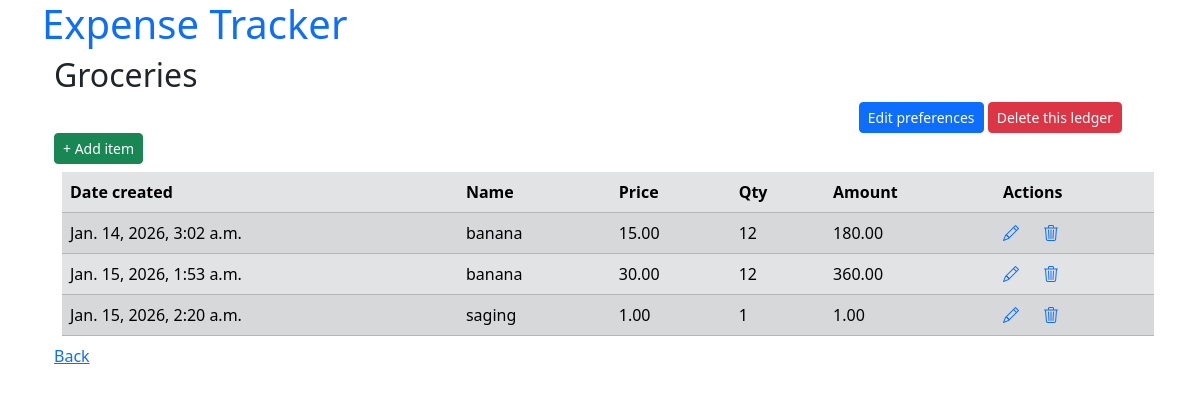
The page /expenses/ledgers/12/ on the database its author committed.
### expenses/models.py (models this page shows, shortened)
class Ledger(models.Model):
    name = models.CharField(max_length=100)
    created_at = models.DateTimeField(auto_now_add=True, null=True)

class ExpenseItem(models.Model):
    ledger = models.ForeignKey(Ledger, on_delete=models.CASCADE, related_name="items")
    name = models.CharField(max_length=100)
    qty = models.PositiveIntegerField(validators=[MinValueValidator(1)])
    price = models.DecimalField(
        max_digits=10, decimal_places=2, validators=[MinValueValidator(0)]
    )
    created_at = models.DateTimeField(auto_now_add=True)
    @property
    def amt(self):
        return self.qty * self.price

### expenses/views.py (the view)
# urls.py: path("ledgers/<int:ledger_id>/", LedgerDetailView.as_view(), name="ledger_detail"),
class LedgerDetailView(DetailView):
    model = Ledger
    context_object_name = "ledger"
    pk_url_kwarg = "ledger_id"
    def get_context_data(self, **kwargs):
        context = super().get_context_data(**kwargs)
        context["items"] = self.object.items.all()
        return context

### expenses/templates/expenses/ledger_detail.html
{% extends "expenses/base.html" %} {% block content %}
{% include "expenses/partials/ledger_title.html" %}
<div class="container gap-3 ">
    <div class="container gap-3 text-end">
        <a href="{% url 'expenses:ledger_update' ledger.id %}" class="btn btn-primary btn-sm">Edit preferences</a>
        <a href="{% url 'expenses:ledger_delete' ledger.id %}" class="btn btn-danger btn-sm">Delete this ledger</a>
    </div>
</div>
<a href="{% url 'expenses:add_item' ledger.id %}" class="btn btn-success btn-sm">+ Add item</a>
{% include "expenses/expenseitem_table.html" with expenseitem_list=ledger.items.all %}
<a href="{% url 'expenses:ledgers' %}">Back</a>
{% endblock content%}

### expenses/templates/expenses/partials/ledger_title.html
<h2>{{ ledger.name }}</h2>

### expenses/templates/expenses/expenseitem_table.html
{% block content %}
<table class="table table-striped table-secondary m-2">
  <thead>
    <tr>
      <th>Date created</th>
      <th>Name</th>
      <th>Price</th>
      <th>Qty</th>
      <th>Amount</th>
      <th>Actions</th>
    </tr>
  </thead>
  <tbody>
    {% for item in expenseitem_list %}
    <tr>
      <td>{{ item.created_at }}</td>
      <td>{{ item.name }}</td>
      <td>{{ item.price }}</td>
      <td>{{ item.qty }}</td>
      <td>{{ item.amt }}</td>
      <td>
        <div class="d-flex gap-4">
          <a
            href="{% url 'expenses:expense_update' ledger_id=item.ledger.id pk=item.id %}"
            ><i class="bi bi-pencil"></i
          ></a>
          <a
            href="{% url 'expenses:expense_delete' ledger_id=item.ledger.id pk=item.id %}"
            ><i class="bi bi-trash3"></i
          ></a>
        </div>
      </td>
    </tr>
    {% endfor %}
  </tbody>
</table>
{% endblock %}

### rows shown on the page
Ledger: name "Groceries"
ExpenseItem: created_at "Jan. 14, 2026, 3:02 a.m.", name "banana", price "15.00", qty "12", amt "180.00"
ExpenseItem: created_at "Jan. 15, 2026, 1:53 a.m.", name "banana", price "30.00", qty "12", amt "360.00"
ExpenseItem: created_at "Jan. 15, 2026, 2:20 a.m.", name "saging", price "1.00", qty "1", amt "1.00"
